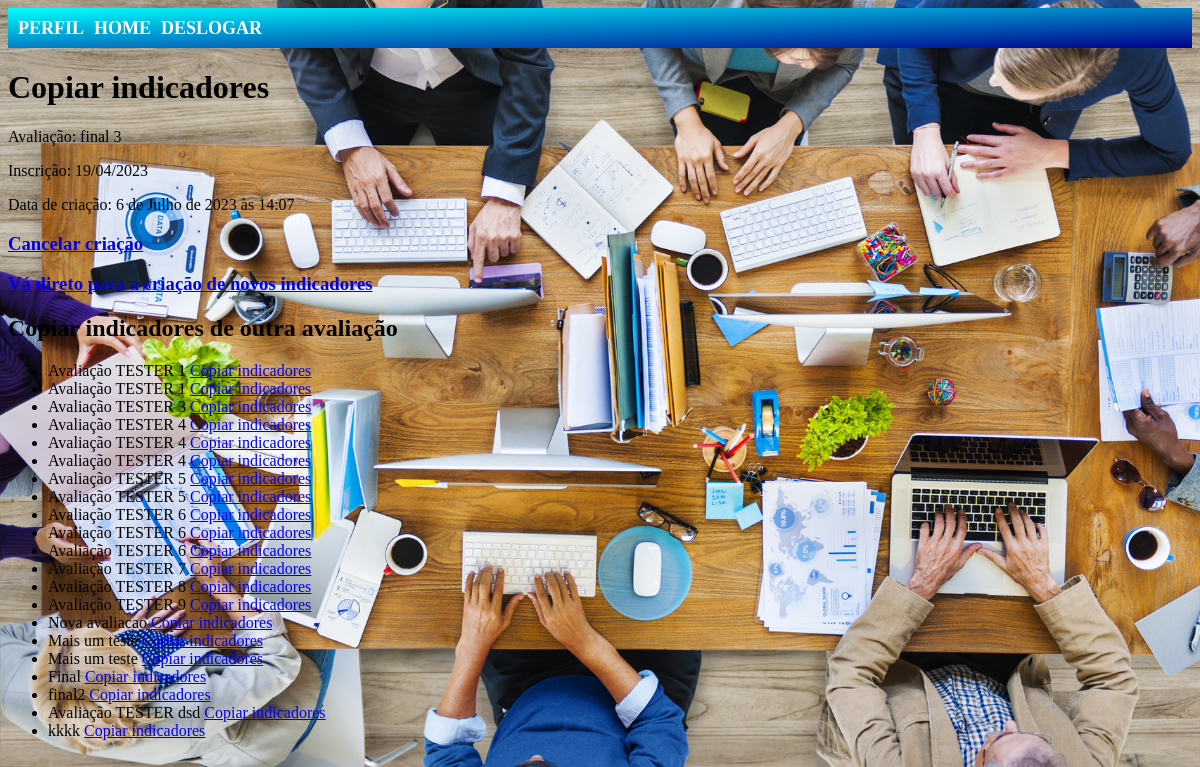
Screenshot of /avaliacoes/exibir_copiar_indicadores/27/ (signed in) with the database file from the repository.
### avaliacoes/models.py (models this page shows, shortened)
class Avaliacao(models.Model):
    nome = models.CharField(max_length=255)
    inscricao = models.CharField(max_length=255)
    data_criacao = models.DateTimeField(auto_now_add=True)
    distribuidor = models.ForeignKey(CustomUser, on_delete=models.CASCADE, related_name='avaliacoes_criadas', limit_choices_to={'user_type': 'distribuidor'})
    avaliadores = models.ManyToManyField(CustomUser, related_name='avaliacoes', limit_choices_to={'user_type': 'avaliador'})

### avaliacoes/views.py (the view)
# urls.py: path('exibir_copiar_indicadores/<int:avaliacao_id>/', views.exibir_copiar_indicadores,
@login_required
def exibir_copiar_indicadores(request, avaliacao_id):
    avaliacao = get_object_or_404(Avaliacao, id=avaliacao_id)
    if request.user != avaliacao.distribuidor:
        messages.error(request, 'Você não tem permissão para copiar os indicadores desta avaliação.')
        return redirect('avaliacoes:home')
    avaliacoes = Avaliacao.objects.filter(distribuidor=request.user).exclude(id=avaliacao.id)
    return render(request, 'avaliacoes/copiar_indicadores.html', {'avaliacao': avaliacao, 'avaliacoes': avaliacoes})

### templates/avaliacoes/copiar_indicadores.html (shortened to what this page needs)
{% extends 'base.html' %}
{% block content %}
    <h1>Copiar indicadores</h1>
    <p>Avaliação: {{ avaliacao.nome }}</p>
    <p>Inscrição: {{ avaliacao.inscricao }}</p>
    <p>Data de criação: {{ avaliacao.data_criacao }}</p>
   <h3>
    <a href="{% url 'avaliacoes:excluir_avaliacao' avaliacao.id %}" onclick="return confirm('Tem certeza que deseja cancelar a criação desta avaliação?')">Cancelar criação</a>
   </h3>
    <h3>
    <a href="{% url 'avaliacoes:criar_indicador' avaliacao.id %}">Vá direto para a criação de novos indicadores</a>
<h2>Copiar indicadores de outra avaliação</h2>
    <ul>
        {% for avaliacao in avaliacoes %}
            <li>
                {{ avaliacao.nome }}
                <a href="{% url 'avaliacoes:copiar_indicadores' avaliacao.id %}">Copiar indicadores</a>
            </li>
        {% endfor %}
    </ul>
{% endblock %}

### rows the page displays
Avaliacao: nome "final 3", inscricao "19/04/2023", data_criacao "6 de Julho de 2023 às 14:07"
Avaliacao: nome "Avaliação TESTER 1"
Avaliacao: nome "Avaliação TESTER 1"
Avaliacao: nome "Avaliação TESTER 3"
Avaliacao: nome "Avaliação TESTER 4"
Avaliacao: nome "Avaliação TESTER 4"
Avaliacao: nome "Avaliação TESTER 4"
Avaliacao: nome "Avaliação TESTER 5"
Avaliacao: nome "Avaliação TESTER 5"
Avaliacao: nome "Avaliação TESTER 6"
Avaliacao: nome "Avaliação TESTER 6"
Avaliacao: nome "Avaliação TESTER 6"
Avaliacao: nome "Avaliação TESTER 7"
Avaliacao: nome "Avaliação TESTER 8"
Avaliacao: nome "Avaliação TESTER 9"
Avaliacao: nome "Nova avaliacao"
Avaliacao: nome "Mais um teste"
Avaliacao: nome "Mais um teste"
Avaliacao: nome "Final"
Avaliacao: nome "final2"
Avaliacao: nome "Avaliação TESTER dsd"
Avaliacao: nome "kkkk"
